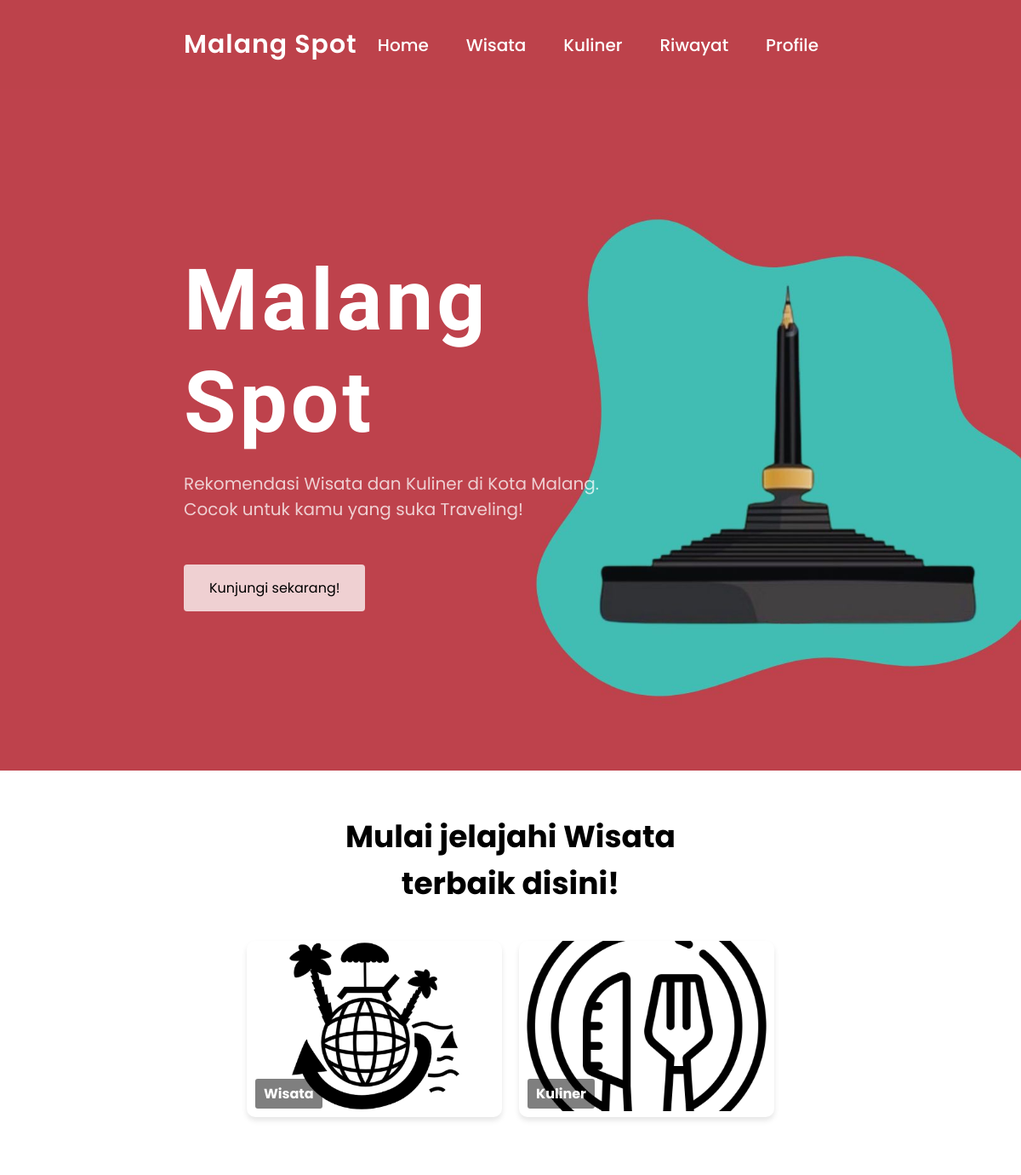
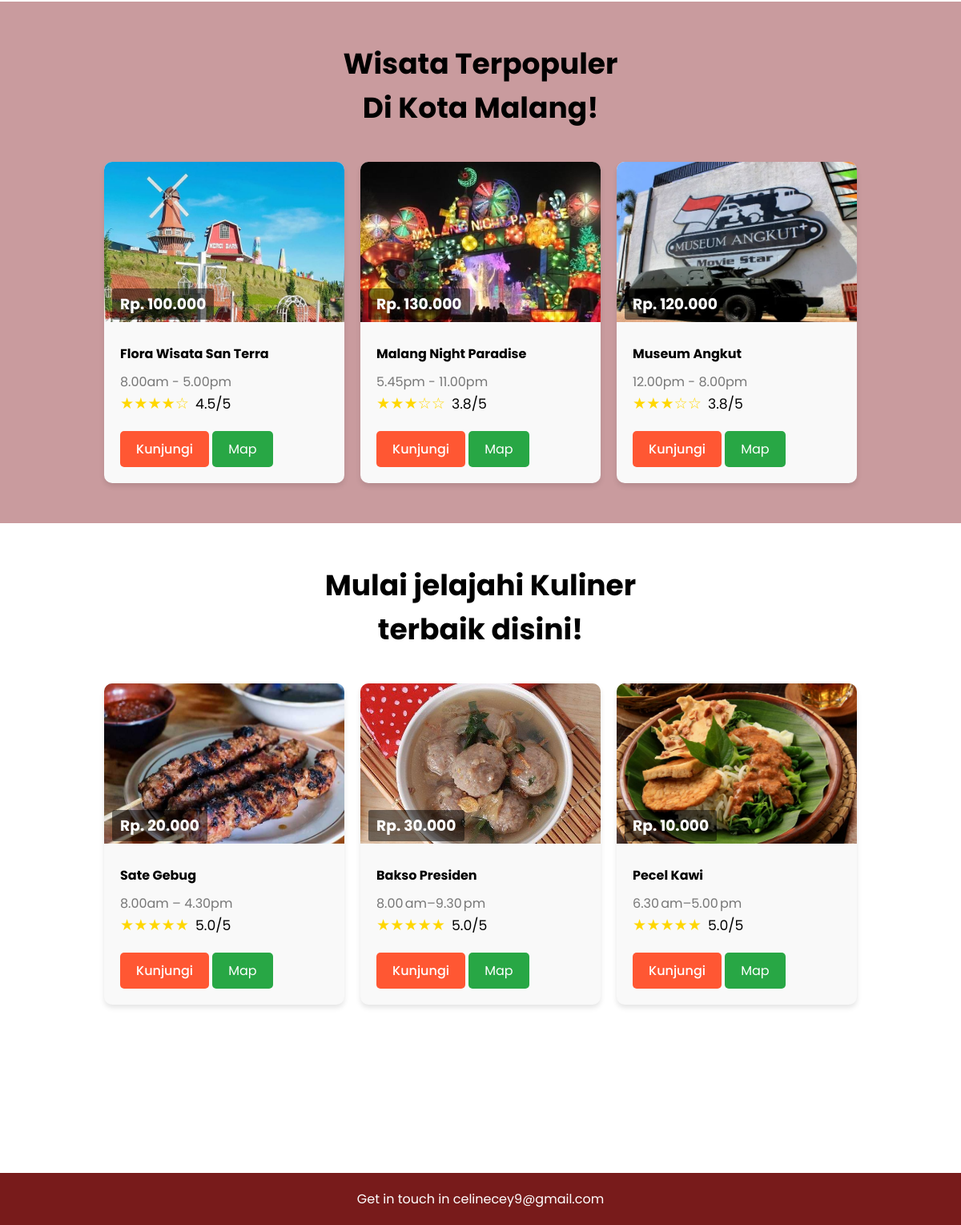
The app's page /user/index.php with its own data (2 pictures, top to bottom).
### tables this page shows
CREATE TABLE `wisata` (
  `nama_wisata` varchar(225) NOT NULL,
  `deskripsi_wisata` varchar(225) NOT NULL,
  `IDwisata` int(11) NOT NULL,
  `website_wisata` varchar(100) NOT NULL,
  `image` varchar(100) NOT NULL,
  `maps` varchar(100) NOT NULL,
  `jadwal` varchar(50) NOT NULL,
  `harga` decimal(10,3) NOT NULL
);

CREATE TABLE `kuliner` (
  `nama_kuliner` varchar(225) NOT NULL,
  `IDkuliner` int(11) NOT NULL,
  `deskripsi_kuliner` varchar(225) NOT NULL,
  `website_kuliner` varchar(225) NOT NULL,
  `image` varchar(50) NOT NULL,
  `maps` varchar(50) NOT NULL,
  `jadwal` varchar(50) NOT NULL,
  `harga` decimal(10,3) NOT NULL
);

### user/index.php (the view, shortened to what this page needs)
<!DOCTYPE html>
<html lang="en">
<head>
    <link rel="stylesheet" href="css/style.css">
    <link rel="stylesheet" href="https://unpkg.com/boxicon@latest/css/boxicons.min.css">
</head>
<body>
    <header>
        <a href="#" class="logo">Malang Spot</a>
        <ul class="navbar">
            <li><a href="#home">Home</a></li>
            <li><a href="/Project UKL/user/wisata/wisata.php">Wisata</a></li>
            <li><a href="kuliner/kuliner.php">Kuliner</a></li>
            <li><a href="riwayat.php">Riwayat</a></li>
            <li><a href="profile.php">Profile</a></li>
        </ul>
    </header>
    <section class="home" id="home">
        <div class="home-text">
            <h1>Malang <br> Spot</h1>
            <p>Rekomendasi Wisata dan Kuliner di Kota Malang. <br> Cocok untuk kamu yang suka Traveling!</p>
            <a href="https://youtu.be/cbev8LtjYO4?si=CD4QAoR1xrGmSNa1" class="home-btn">Kunjungi sekarang!</a>
        </div>
    </section>
    <section class="container">
        <div class="text">
            <h2>Mulai jelajahi Wisata <br> terbaik disini!</h2>
        </div>
        <div class="row-items">
            <div class="container-box">
                <div class="container-img">
                    <a href="wisata/wisata.php"><img src="image/wisata.png" alt="Wisata Image"></a>
                    <h4>Wisata</h4>
                </div>
            </div>
            <div class="container-box">
                <div class="container-img">
                    <a href="kuliner/kuliner.php"><img src="image/kuliner.png" alt="Kuliner Image"></a>
                    <h4>Kuliner</h4>
                </div>
            </div>
        </div>
    </section>
    <section class="package" id="package">
        <div class="title">
            <h2>Wisata Terpopuler <br> Di Kota Malang!</h2>
        </div>
        <?php
    include '../koneksi.php';
    $query_mysql = mysqli_query($mysqli, "SELECT * FROM wisata") or die(mysqli_error($mysqli));
    $limit = 3;
    $count = 0;
?>
<div class="package-content">
    <?php
        while($data = mysqli_fetch_array($query_mysql)) {
            if ($count >= $limit) break;
            $IDwisata = $data['IDwisata'];
            $query_rating = mysqli_query($mysqli, "SELECT AVG(rating) as average_rating FROM rating_wisata WHERE IDtransaksi IN (SELECT IDtransaksi FROM transaksi WHERE IDwisata='$IDwisata')") or die(mysqli_error($mysqli));
            $rating_data = mysqli_fetch_array($query_rating);
            $average_rating = $rating_data['average_rating'];
            $count++;
        ?>
        <div class="box">
            <div class="thum">
                <img src="../admin/wisata/gambar/<?php echo $data["image"]; ?>" width="200" title="<?php echo $data['image']; ?>">
                <h3>Rp. <?php echo $data['harga']; ?></h3>
            </div>
            <div class="dest-content">
                <div class="location">
                    <a href="<?php echo $data['website_wisata']; ?>"><h4><?php echo $data['nama_wisata']; ?></h4></a>
                    <p><?php echo $data['jadwal']; ?></p>
                    <div class="rating">
                        <?php
                        for ($i = 1; $i <= 5; $i++) {
                            echo $i <= $average_rating ? '★' : '☆';
                        }
                        ?>
                        <span><?php echo number_format($average_rating,1); ?>/5</span>
                    </div>
                </div>
                <a href="wisata/halaman.php?id=<?php echo $data['IDwisata']; ?>"><button class="btn-pesan">Kunjungi</button></a>
                <a href="<?php echo $data['maps']; ?>"><button class="btn-map">Map</button></a>
            </div>
        </div>
    <?php } ?>
</div>
    </section>
    <section class="destination" id="destination">
        <div class="title">
            <h2>Mulai jelajahi Kuliner <br> terbaik disini!</h2>
        </div>
        <?php
            include '../koneksi.php';
            $query_mysql = mysqli_query($mysqli, "SELECT * FROM kuliner") or die(mysqli_error($mysqli));
            $limit = 3;
            $count = 0;
            ?>
        <div class="package-content">
        <?php
            while($data = mysqli_fetch_array($query_mysql)) {
                if ($count >= $limit) break;
                $IDkuliner = $data['IDkuliner'];
                $query_rating = mysqli_query($mysqli, "SELECT AVG(rating) as average_rating FROM rating_kuliner WHERE IDtransaksi_kuliner IN (SELECT IDtransaksi_kuliner FROM transaksi_kuliner WHERE IDkuliner='$IDkuliner')") or die(mysqli_error($mysqli));
                $rating_data = mysqli_fetch_array($query_rating);
                $average_rating = $rating_data['average_rating'];
                $count++;
            ?>
            <div class="box">
                <div class="thum">
                    <img src="../admin/kuliner/gambar/<?php echo $data["image"]; ?>" width="200" title="<?php echo $data['image']; ?>">
                    <h3>Rp. <?php echo $data['harga']; ?></h3>
                </div>
                <div class="dest-content">
                    <div class="location">
                        <a href="<?php echo $data['website_kuliner']; ?>"><h4><?php echo $data['nama_kuliner']; ?></h4></a>
                        <p><?php echo $data['jadwal']; ?></p>
                        <div class="rating">
                            <?php
                            for ($i = 1; $i <= 5; $i++) {
                                echo $i <= $average_rating ? '★' : '☆';
                            }
                            ?>
                            <span><?php echo number_format($average_rating,1); ?>/5</span>
                        </div>
                    </div>
                    <a href="kuliner/halaman.php?id=<?php echo $data['IDkuliner']; ?>"><button class="btn-pesan">Kunjungi</button></a>
                    <a href="<?php echo $data['maps']; ?>"><button class="btn-map">Map</button></a>
                </div>
            </div>
            <?php }?>
        </div>
    </section>
    <section class="newsletter">
    </section>
    <div class="footer">
    <a href="https://mail.google.com/mail/u/0/?tf=cm&fs=1&to=celinecey9@gmail.com">Get in touch in celinecey9@gmail.com </a>
   </div>
</body>
</html>

### user/css/style.css (style rules this page uses)
* { padding: 0; margin: 0; box-sizing: border-box; font-family: 'Poppins', sans-serif; text-decoration: none; list-style: none; scroll-behavior: smooth; }
body { background-color: #fff; color: var(--text-color); }
header { position: flex; top: 0; right: 0; width: 100%; z-index: 1000; display: flex; align-items: center; justify-content: space-between; background: transparent; padding: 30px 18%; transition: ease .40s; background-color: #BD424B; }
.logo { font-size: 30px; font-weight: 550; letter-spacing: 1px; color: #fff; }
.navbar { display: flex; }
.navbar a { color: #fff; font-size: 20px; font-weight: 500; padding: 10px 22px; border-radius: 4px; transition: ease .40s; }
section { padding: 80px 18%; }
.home { position: relative; width: 100%; height: 100vh; background: url(../image/index.jpg); background-size: cover; background-position: center; display: grid; grid-template-columns: repeat(1, 1fr); align-items: center; }
.home-text h1 { font-size: 100px; line-height: 1.2; color: #fff; font-family: 'Paytone One', sans-serif; letter-spacing: 4px; margin-bottom: 20px; }
.home-text p { color: #ffffffbf; font-size: 20px; font-weight: 400; line-height: 38 px; margin-bottom: 50px; }
.home-btn { display: inline-block; font-size: 16px; padding: 15px 30px; background: #ffffffbf; color: var(--main-color); border-radius: 4px; transition: ease .40s; }
.container { padding: 50px 20px; text-align: center; }
.container .text h2 { font-size: 36px; margin-bottom: 40px; }
.row-items { display: flex; justify-content: center; flex-wrap: wrap; gap: 20px; margin-bottom: 20px; }
.location h4 { text-decoration: none; color: #000000; }
.container-box { flex: 1 1 300px; max-width: 300px; box-shadow: 0 4px 6px rgba(0, 0, 0, 0.1); border-radius: 10px; overflow: hidden; }
.container-img { position: relative; }
.container-img img { width: 100%; height: 200px; object-fit: cover; transition: transform 0.3s; }
.container-img h4 { position: absolute; bottom: 10px; left: 10px; background-color: rgba(0, 0, 0, 0.5); color: #fff; padding: 5px 10px; border-radius: 3px; }
.package { padding: 50px 20px; text-align: center; background-color: #c99b9e; }
.package .title h2 { font-size: 36px; margin-bottom: 40px; }
.package-content { display: flex; justify-content: center; flex-wrap: wrap; gap: 20px; }
.package-content .box { background-color: #f9f9f9; border-radius: 10px; overflow: hidden; box-shadow: 0 4px 6px rgba(0, 0, 0, 0.1); flex: 1 1 300px; max-width: 300px; }
.package-content .thum { position: relative; }
.package-content .thum img { width: 100%; height: 200px; object-fit: cover; }
.package-content .thum h3 { position: absolute; bottom: 10px; left: 10px; background-color: rgba(0, 0, 0, 0.5); color: #fff; padding: 5px 10px; border-radius: 3px; }
.package-content .dest-content { padding: 20px; text-align: left; }
.package-content .location h4 { margin: 0 0 10px 0; }
.package-content .location p { margin: 0; color: #777; }
.package-content .btn-pesan { display: inline-block; padding: 10px 20px; background-color: #ff5733; color: #fff; border: none; border-radius: 5px; cursor: pointer; font-weight: 500; transition: background-color 0.3s; margin-top: 20px; }
.btn-pesan, .btn-map { display: inline-block; padding: 10px 20px; font-size: 16px; color: #fff; background-color: #007bff; border: none; border-radius: 5px; cursor: pointer; transition: background-color 0.3s; text-decoration: none; }
.btn-map { background-color: #28a745; }
.destination { padding: 50px 20px; text-align: center; }
.destination .title h2 { font-size: 36px; margin-bottom: 40px; }
.rating { display: flex; align-items: center; font-size: 1.2em; color: gold; }
.rating span { margin-left: 8px; color: #000; font-size: 0.9em; }
.footer { background-color: #781b1b; color: #fff; text-align: center; padding: 20px 0; margin-top: auto; }
.footer a { text-decoration: none; color: white; }

### records on screen
wisata: image (picture), harga "100.000", nama_wisata "Flora Wisata San Terra", jadwal "8.00am - 5.00pm", average_rating "4.5"
wisata: image (picture), harga "130.000", nama_wisata "Malang Night Paradise", jadwal "5.45pm - 11.00pm", average_rating "3.8"
wisata: image (picture), harga "120.000", nama_wisata "Museum Angkut", jadwal "12.00pm - 8.00pm", average_rating "3.8"
kuliner: image (picture), harga "20.000", nama_kuliner "Sate Gebug", jadwal "8.00am – 4.30pm", average_rating "5.0"
kuliner: image (picture), harga "30.000", nama_kuliner "Bakso Presiden", jadwal "8.00 am–9.30 pm", average_rating "5.0"
kuliner: image (picture), harga "10.000", nama_kuliner "Pecel Kawi", jadwal "6.30 am–5.00 pm", average_rating "5.0"
